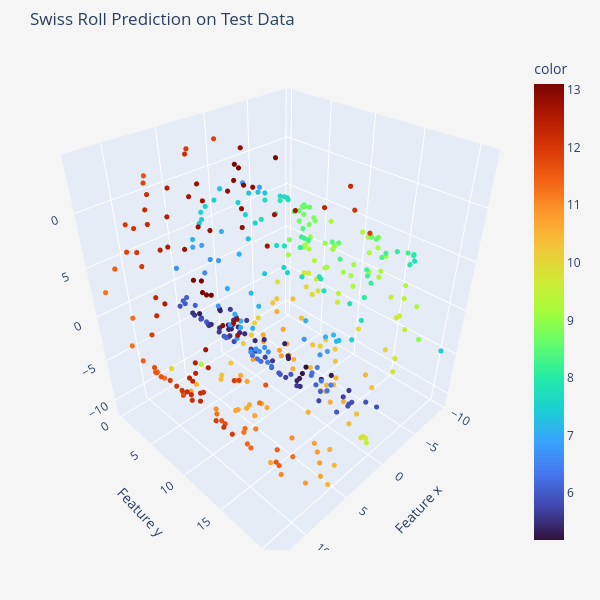

The code cell stored with this chart in its notebook:
### Code cell
# Create an interactive 3D scatter plot, of the first two columns
fig = px.scatter_3d(x=X_org_tr[:, 0], y=X_org_tr[:, 1], z=X_org_tr[:, 2], 
                    title='Swiss Roll Prediction on Test Data',
                    labels={'x': 'Feature x', 
                            'y': 'Feature y', 
                            'z': 'Feature z'},
                    color=y_pred_org_tr_flat, 
                    color_continuous_scale = ply.colors.sequential.Turbo)
mrg = dict(l = 50, r = 50, b = 50, t = 50, pad = 10)
fig.update_traces(marker=dict(size=3, symbol='circle'))
fig.update_layout(width=600, height=600, margin = mrg, paper_bgcolor = 'whitesmoke')
fig.show()

### Figure 1 — Plotly figure (JSON) as saved in the notebook; plotly's stock layout.template omitted (floating-point values rounded to 4 significant figures; data arrays with more than 128 entries replaced by an {"elided": "..."} marker saying what was removed)
{"data": [{"hovertemplate": "Feature x=%{x}<br>Feature y=%{y}<br>Feature z=%{z}<br>color=%{marker.color}<extra></extra>", "legendgroup": "", "marker": {"color": {"elided": "402 float values"}, "coloraxis": "coloraxis", "size": 3, "symbol": "circle"}, "mode": "markers", "name": "", "scene": "scene", "showlegend": false, "type": "scatter3d", "x": {"elided": "402 float values"}, "y": {"elided": "402 float values"}, "z": {"elided": "402 float values"}}], "layout": {"coloraxis": {"colorbar": {"title": {"text": "color"}}, "colorscale": [[0, "#30123b"], [0.07143, "#4145ab"], [0.1429, "#4675ed"], [0.2143, "#39a2fc"], [0.2857, "#1bcfd4"], [0.3571, "#24eca6"], [0.4286, "#61fc6c"], [0.5, "#a4fc3b"], [0.5714, "#d1e834"], [0.6429, "#f3c63a"], [0.7143, "#fe9b2d"], [0.7857, "#f36315"], [0.8571, "#d93806"], [0.9286, "#b11901"], [1, "#7a0402"]]}, "height": 600, "legend": {"tracegroupgap": 0}, "margin": {"b": 50, "l": 50, "pad": 10, "r": 50, "t": 50}, "paper_bgcolor": "whitesmoke", "scene": {"domain": {"x": [0, 1], "y": [0, 1]}, "xaxis": {"title": {"text": "Feature x"}}, "yaxis": {"title": {"text": "Feature y"}}, "zaxis": {"title": {"text": "Feature z"}}}, "title": {"text": "Swiss Roll Prediction on Test Data"}, "width": 600}}
